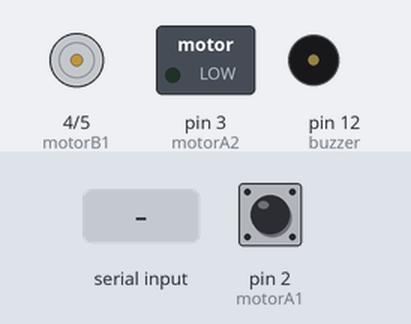
Recording of a sketch running on a simulated Arduino Uno, built with avr-gcc and run on an emulated ATmega328P. Shown: motor-driver pin pairs drawn as motors (green arrow = first pin HIGH = forward, orange = second pin HIGH = backward, longer = more drive), switched loads named in the sketch (green lamp = pin HIGH), buzzer (waves = sounding, pin HIGH). The inputs (shaded band) are chosen by the test bench; at power-on: pin 2 (motorA1) HIGH. What the sketch prints to the serial monitor is not drawn.

Above: at 1.2 s.
1.3 s: "F" received over Serial
At 2.4 s:
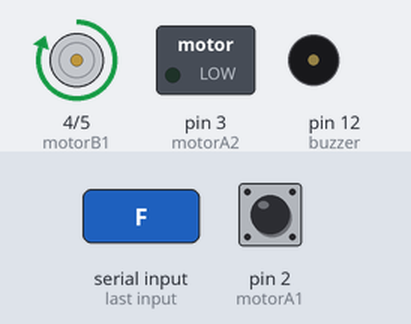
2.8 s: "0" received over Serial
4.5 s: "q" received over Serial
Timing chart, 0 to 7.5 s (numbered marks = the images above; inputs shaded):
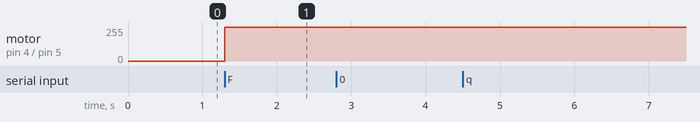

Measured:
- after the input at 1.3 s, motor on pin 4 (motorB1) / pin 5 (motorB2): stopped → forward 255/255 at once
- after the input at 2.8 s, every drawn part: stays the same
- after the input at 4.5 s, every drawn part: stays the same

The sketch:

ROBOBLUE02.ino
```cpp
// Define os pinos de utilização do Driver L298.
const int motorA1  = 2;    // Pin  5 of L293.
const int motorA2  = 3;    // Pin  6 of L293.
const int motorB1  = 4;   // Pin 10 of L293.
const int motorB2  = 5;   // Pin 9 of L293.

const int buzzer = 12 ;   // Define o Pino 13 como pino do Buzzer.

const int BTState = 2;    // Define o Pino 2 como o pino de comunicação do Bluetooth.

// Variáveis Úteis
int i = 0;
int j = 0;
int state_rec;
int vSpeed = 200;   // Define velocidade padrão 0 < x < 255.
char state;

void setup() {
  // Inicializa as portas como entrada e saída.
  pinMode(motorA1, OUTPUT);
  pinMode(motorA2, OUTPUT);
  pinMode(motorB1, OUTPUT);
  pinMode(motorB2, OUTPUT);
  pinMode(buzzer, OUTPUT);
  pinMode(BTState, INPUT);

  // Inicializa a comunicação serial em 9600 bits.
  Serial.begin(9600);
}

void loop() {
  // Para o carro quando a conexão com Bluetooth é perdida ou desconectada.
  if (digitalRead(BTState) == LOW) {
    state_rec = 'S';
  }

  // Salva os valores da variável 'state'
  if (Serial.available() > 0) {
    state_rec = Serial.read();
    state = state_rec;
    //   Serial.println(vSpeed);
  }

  // Altera a velocidade de acordo com valores especificados.
  if (state == '0') {
    vSpeed = 0;
  }
  else if (state == '4') {
    vSpeed = 100;
  }
  else if (state == '6') {
    vSpeed = 155;
  }
  else if (state == '7') {
    vSpeed = 180;
  }
  else if (state == '8') {
    vSpeed = 200;
  }
  else if (state == '9') {
    vSpeed = 230;
  }
  else if (state == 'q') {
    vSpeed = 255;
  }

  if (state != 'S') {
    Serial.print(state);
  }

  // Se o estado recebido for igual a 'F', o carro se movimenta para frente.
  if (state == 'F') {
    digitalWrite(motorB1, vSpeed);
    digitalWrite(motorA1, vSpeed);
    digitalWrite(motorA2, 0);
    digitalWrite(motorB2, 0);
  }

    else if (state == 'I') {  // Se o estado recebido for igual a 'I', o carro se movimenta para Frente Esquerda.
    digitalWrite(motorA1, vSpeed);
    digitalWrite(motorA2, 0);
    digitalWrite(motorB1, 100);
    digitalWrite(motorB2, 0);
  }

    else if (state == 'G') {   // Se o estado recebido for igual a 'G', o carro se movimenta para Frente Direita.
    digitalWrite(motorA1, 100);
    digitalWrite(motorA2, 0);
    digitalWrite(motorB1, vSpeed);
    digitalWrite(motorB2, 0);
  }

  else if (state == 'B') { // Se o estado recebido for igual a 'B', o carro se movimenta para trás.
    digitalWrite(motorA1, 0);
    digitalWrite(motorB1, 0);
    digitalWrite(motorB2, vSpeed);
    digitalWrite(motorA2, vSpeed);
  }

   else if (state == 'H') {  // Se o estado recebido for igual a 'H', o carro se movimenta para Trás Esquerda.
    digitalWrite(motorA1, 0);
    digitalWrite(motorA2, vSpeed);
    digitalWrite(motorB1, 0);
    digitalWrite(motorB2, 100);
  }

  else if (state == 'J') {  // Se o estado recebido for igual a 'J', o carro se movimenta para Trás Direita.
    digitalWrite(motorA1, 0);
    digitalWrite(motorA2, 100);
    digitalWrite(motorB1, 0);
    digitalWrite(motorB2, vSpeed);
  }

  else if (state == 'L') {   // Se o estado recebido for igual a 'L', o carro se movimenta para esquerda.
    digitalWrite(motorA1, 0);
    digitalWrite(motorA2, vSpeed);
    digitalWrite(motorB1, vSpeed);
    digitalWrite(motorB2, 0);
  }
  else if (state == 'R') {   // Se o estado recebido for igual a 'R', o carro se movimenta para direita.
    digitalWrite(motorA1, vSpeed);
    digitalWrite(motorA2, 0);
    digitalWrite(motorB1, 0);
    digitalWrite(motorB2, vSpeed);
  }
  else if (state == 'S') {   // Se o estado recebido for igual a 'S', o carro permanece parado.
    digitalWrite(motorA1, 0);
    digitalWrite(motorA2, 0);
    digitalWrite(motorB1, 0);
    digitalWrite(motorB2, 0);
  }


  else if (state == 'V') { // Se o estado recebido for iguala 'V', aciona a buzina.
    if (j == 0) {
      tone(buzzer, 1000);
      j = 1;
    }
    else if (j == 1) {
      noTone(buzzer);
      j = 0;
    }
    state = 'n';
  }


}
```
